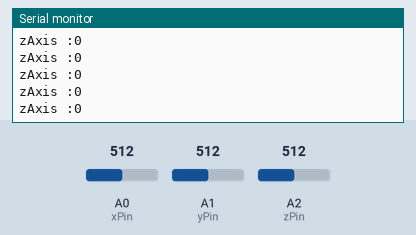
Bench run of a sketch on a simulated Arduino Uno, built with avr-gcc and run on an emulated ATmega328P. Parts: the last lines printed to the serial monitor. The inputs (shaded band) are chosen by the test bench; at power-on: A2 (zPin) = 512, A0 (xPin) = 512, A1 (yPin) = 512.

Above: at 1.2 s.
1.3 s: A2 (zPin) set to 716
At 1.49 s:
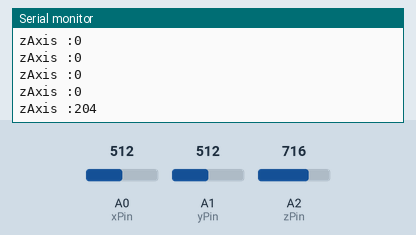
2.8 s: A2 (zPin) set to 900
At 2.84 s:
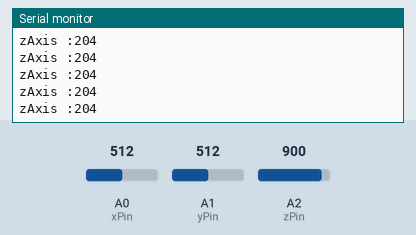
Timing chart, 0 to 5.8 s (numbered marks = the images above; inputs shaded):
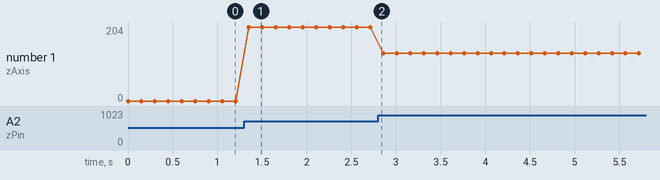

Measured:
- after the input at 1.3 s, the serial monitor: prints a new line after 0.05 s (image 1)
- plotted number 1: 0 → 204 after the input at 1.3 s, 204 → 132 after the input at 2.8 s

The sketch:

adxl335.ino
```cpp
unsigned char unitX = 0;
unsigned char unitY = 0;
unsigned char unitZ = 0;

byte xPin = 0;
byte yPin = 1;
byte zPin = 2;


void setup() {
     analogReference(EXTERNAL);
  // put your setup code here, to run once:
    Serial.begin(9600);
}

void loop() {
  // put your main code here, to run repeatedly:
    unitX = analogRead(xPin);
    unitY = analogRead(yPin);
    unitZ = analogRead(zPin);

    Serial.print("zAxis :");
    Serial.println(unitZ);
//    Serial.print(" yAxis :");
//    Serial.print(unitY);
//    Serial.print(" zAxis :");
//    Serial.println(unitZ);

    delay(150);

}
```
